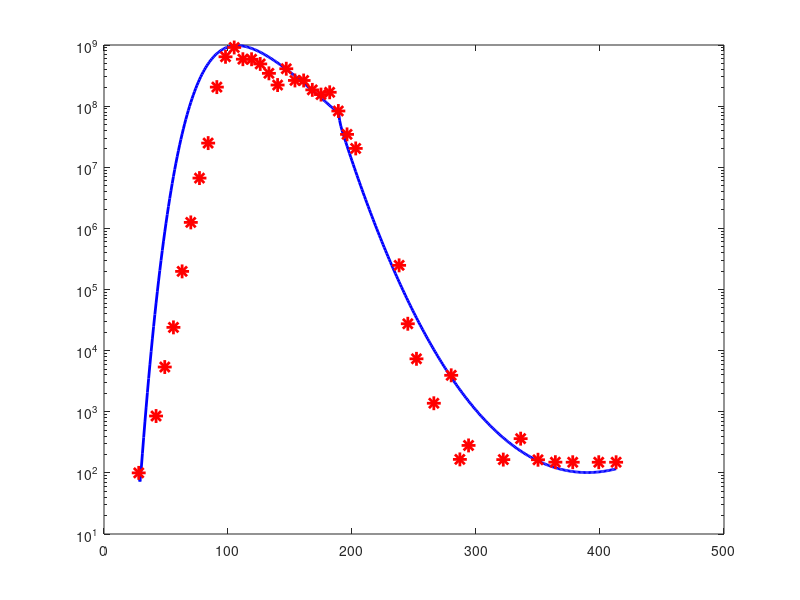

Write the MATLAB code that produced this figure.
clc; 
clear all;
figure(2)
title('Ch1616');
xlabel('time');
ylabel('HBV DNA'); 

para(2,8)=0;
% para(1)=lambda,    para(2)=k,    para(3)=a, para(4)=gamma, para(5)=beta, para(6)=mu, para(7)=delta, para(8)=c      
para(1,:)=[25104026	2.259e-12	   198	      0.214	         0.864	         0.045          0.105 	3.93];
para(2,:)=[25167241	  1.365e-12     190        0.450  	     1.55             0.002	         0.20  	5.82];

 

for i=1:1:2
    if i==1
    initial_cond=[2*10^9.9  0 100 0];
    t=28:1:189;
    end
    if i==2
     initial_cond2=[1097623544.519961	386584.114240160	84737617.3109555	396666.6606769];
    t=189:1:413;
    end
f=@(t,y) [para(i,1)-para(i,6).*y(1)-para(i,2).*y(1).*y(4);para(i,2).*y(1).*y(4)-para(i,7).*y(2);
    para(i,3).*y(2)+para(i,4).*(1-0.8).*y(3)-0.8.*para(i,5).*y(3)-para(i,7).*y(3);
    0.8.*para(i,5).*y(3)-para(i,8).*y(4)];
if i==1
[t,y1] = ode45(f, t,initial_cond);
 semilogy(t,y1(:,3),'b-','LineWidth',2);
 hold on
end
if i==2
[t,y2] = ode45(f, t,initial_cond2);
 semilogy(t,y2(:,3),'b-','LineWidth',2);
 hold on
end

% if i==1
%  initial_cond=y1(end,:);
% end
% if i==2
%  initial_cond=y2(end,:);
% end
end
tdata_cases = [28; 42;	49;	56;	63;	70;	77;	84;	91;	98;	105; 112;...
    119; 126; 133;	140; 147; 154; 161;	168; 175; 182; 189; 196;...
    203; 238; 245; 252; 266; 280; 287; 294; 322; 336; 350; 364;...
    378; 399; 413];
dna_datas = [100; 851.56; 5390.82; 	24005.80; 197851.50; 1252372;...
    6650129; 24839890;	204725600;	641227000;	910224500;	585574900;...
    584773700;	489680900;	343950200;	221250300;	408930200;	263049400;...
    262634197;	184492800;	154491600;	168462900;	83235710;	34496280;...
    20319840; 248341.90; 27513.90;	7345.10; 1377.29; 3945.27; 166.15;...
    281.17; 164.91; 362.87; 163.96; 149.71; 149.28; 149.28; 149.28]; 
 semilogy(tdata_cases,dna_datas,'r*','MarkerSize',10,'LineWidth',2);
 hold on 
